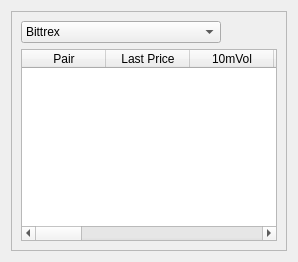
      <widget class="QWidget" name="currenciesTab">
       <attribute name="title">
        <string>Currencies</string>
       </attribute>
       <layout class="QGridLayout" name="gridLayout_5">
        <item row="0" column="0">
         <widget class="QFrame" name="frame_5">
          <property name="frameShape">
           <enum>QFrame::StyledPanel</enum>
          </property>
          <property name="frameShadow">
           <enum>QFrame::Raised</enum>
          </property>
          <layout class="QGridLayout" name="gridLayout_6">
           <item row="1" column="0">
            <widget class="QTableWidget" name="currenciesTable">
             <property name="font">
              <font>
               <pointsize>9</pointsize>
              </font>
             </property>
             <property name="contextMenuPolicy">
              <enum>Qt::CustomContextMenu</enum>
             </property>
             <property name="layoutDirection">
              <enum>Qt::LeftToRight</enum>
             </property>
             <property name="frameShadow">
              <enum>QFrame::Sunken</enum>
             </property>
             <property name="lineWidth">
              <number>1</number>
             </property>
             <property name="midLineWidth">
              <number>1</number>
             </property>
             <property name="alternatingRowColors">
              <bool>true</bool>
             </property>
             <property name="selectionBehavior">
              <enum>QAbstractItemView::SelectRows</enum>
             </property>
             <property name="textElideMode">
              <enum>Qt::ElideNone</enum>
             </property>
             <property name="showGrid">
              <bool>true</bool>
             </property>
             <property name="sortingEnabled">
              <bool>true</bool>
             </property>
             <property name="cornerButtonEnabled">
              <bool>false</bool>
             </property>
             <property name="rowCount">
              <number>0</number>
             </property>
             <attribute name="horizontalHeaderCascadingSectionResizes">
              <bool>false</bool>
             </attribute>
             <attribute name="horizontalHeaderDefaultSectionSize">
              <number>84</number>
             </attribute>
             <attribute name="horizontalHeaderMinimumSectionSize">
              <number>0</number>
             </attribute>
             <attribute name="verticalHeaderVisible">
              <bool>false</bool>
             </attribute>
             <attribute name="verticalHeaderCascadingSectionResizes">
              <bool>false</bool>
             </attribute>
             <attribute name="verticalHeaderDefaultSectionSize">
              <number>16</number>
             </attribute>
             <attribute name="verticalHeaderMinimumSectionSize">
              <number>17</number>
             </attribute>
             <column>
              <property name="text">
               <string>Pair</string>
              </property>
             </column>
             <column>
              <property name="text">
               <string>Last Price</string>
              </property>
             </column>
             <column>
              <property name="text">
               <string>10mVol</string>
              </property>
             </column>
             <column>
              <property name="text">
               <string>2m$Δ</string>
              </property>
             </column>
             <column>
              <property name="text">
               <string>5m$Δ</string>
              </property>
             </column>
             <column>
              <property name="text">
               <string>10m$Δ</string>
              </property>
             </column>
             <column>
              <property name="text">
               <string>30m$Δ</string>
              </property>
             </column>
             <column>
              <property name="text">
               <string>1h$Δ</string>
              </property>
             </column>
             <column>
              <property name="text">
               <string>2mBuy%</string>
              </property>
             </column>
             <column>
              <property name="text">
               <string>5mBuy%</string>
              </property>
             </column>
             <column>
              <property name="text">
               <string>10mBuy%</string>
              </property>
             </column>
             <column>
              <property name="text">
               <string>30mBuy%</string>
              </property>
             </column>
             <column>
              <property name="text">
               <string>5mVΔ</string>
              </property>
             </column>
             <column>
              <property name="text">
               <string>10mVΔ</string>
              </property>
             </column>
             <column>
              <property name="text">
               <string>30mVΔ</string>
              </property>
             </column>
            </widget>
           </item>
           <item row="0" column="0">
            <widget class="QComboBox" name="currenciesExchangeCombo">
             <property name="maximumSize">
              <size>
               <width>200</width>
               <height>16777215</height>
              </size>
             </property>
             <item>
              <property name="text">
               <string>Bittrex</string>
              </property>
             </item>
            </widget>
           </item>
          </layout>
         </widget>
        </item>
       </layout>
      </widget>
